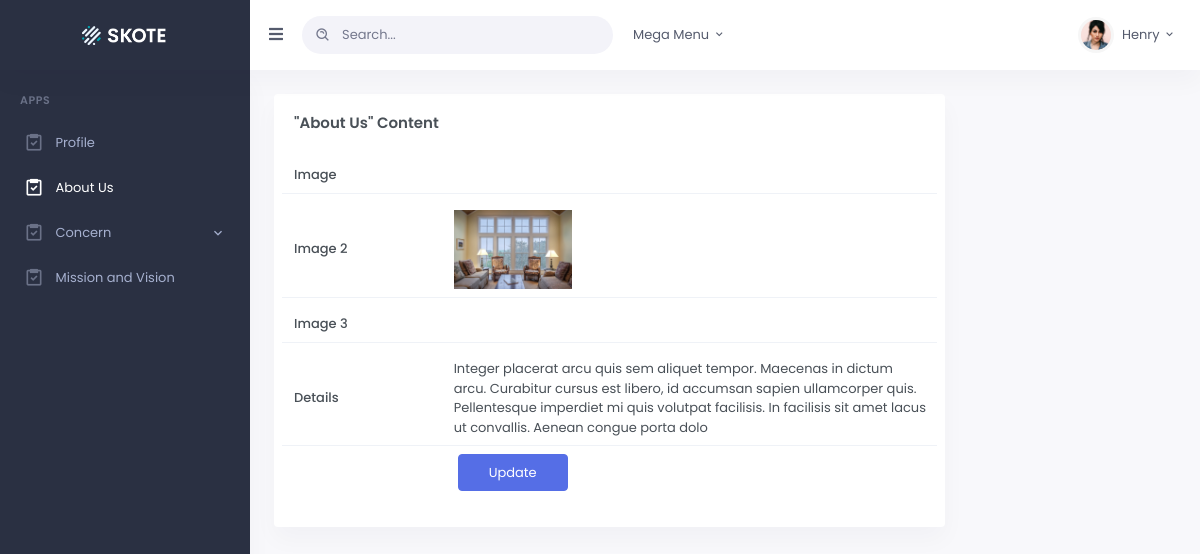
Screenshot of /about-page.php with the database file from the repository.
### tables this page shows
CREATE TABLE `about` (
  `ID` int(20) NOT NULL,
  `description` varchar(255) NOT NULL,
  `image` varchar(255) NOT NULL,
  `image2` varchar(255) NOT NULL,
  `image3` varchar(255) NOT NULL
);

### about-page.php (the view, shortened to what this page needs)
<?php
include 'database.php';
?>
<?php include 'inc/header.php' ?>
<div class="main-content">
    <div class="page-content">
        <div class="container-fluid">
            <div class="row">
                <div class="col-lg-9">
                    <div class="card">
                        <div class="card-body">
                            <h4 class="card-title mb-4">"About Us" Content</h4>
                            <form method="post" action="about-edit.php">
                                <?php
                                   $query = "SELECT * FROM about WHERE ID = 1";
                                   $result = mysqli_query($connection, $query);
                                ?>
                                <div>
                                <?php foreach($result as $row){ ?>
                                <div class="form-group row mb-2 align-items-center border-bottom">
                                    <label for="horizontal-firstname-input" class="col-sm-3 col-form-label">Image</label>
                                    <div class="col-sm-9 p-2">
                                    </div>
                                </div>
                                <div class="form-group row mb-2 align-items-center border-bottom">
                                    <label for="horizontal-firstname-input" class="col-sm-3 col-form-label">Image 2</label>
                                    <div class="col-sm-9 p-2">
                                       <img src="<?php echo $row['image2'] ?>" alt="" class="w-25">
                                    </div>
                                </div>
                                <div class="form-group row mb-2 align-items-center border-bottom">
                                    <label for="horizontal-firstname-input" class="col-sm-3 col-form-label">Image 3</label>
                                    <div class="col-sm-9 p-2">
                                    </div>
                                </div>
                                <div class="form-group row mb-2 align-items-center border-bottom">
                                    <label for="horizontal-firstname-input" class="col-sm-3 col-form-label">Details</label>
                                    <div class="col-sm-9 p-2">
                                         <?php echo $row['description'] ?>
                                   </div>
                                </div>
                                <?php } ?>
                                <div class="form-group row justify-content-end">
                                    <div class="col-sm-9">
                                         <input type="submit" name="edit_about_page" class="btn btn-primary w-md" value="Update">
                                    </div>
                                </div>
                           </div>
                            </form>
                        </div>
                    </div>
                </div>
            </div>
        </div>
            </div>
        </div>
<?php include 'inc/footer.php' ?>

### rows the page displays
about: image2 (picture), description "Integer placerat arcu quis sem aliquet tempor. Maecenas in dictum arcu. Curabitur cursus est libero, id accumsan sapien ullamcorper quis. Pellentesque imperdiet mi quis volutpat facilisis. In facilisis sit amet lacus ut convallis. Aenean congue porta dolo"
